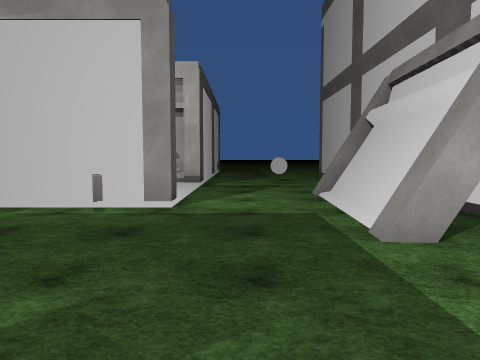
view 1 (above)

24 first-person views from a walk through a 3-D level made in the Unity game engine. The camera is 1.5 m above the floor, tilts 4° down and sees 70° across. The floor is counted in squares, 2 m on a side. Each view is taken from the middle of a square. On the plan, view 1 faces up. The plan holds only what a view shows up to about 11 squares ahead; the rest is blank. The place goes on beyond the plan. The player is left out. Surface patterns are stand-ins for the level's own textures.

view 2
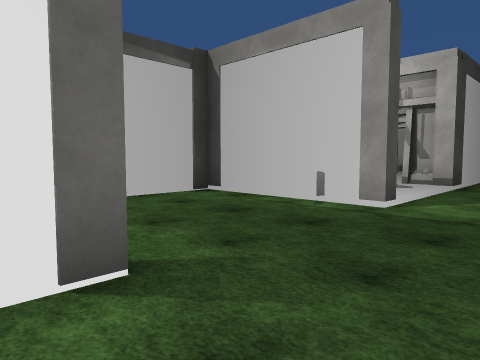

view 3
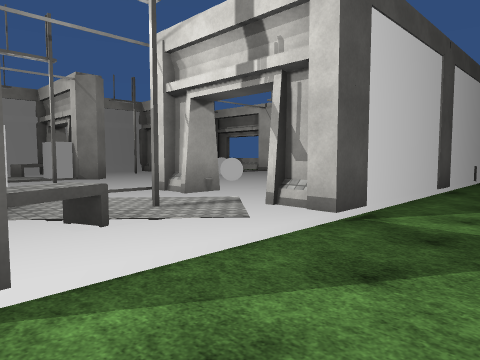

view 4
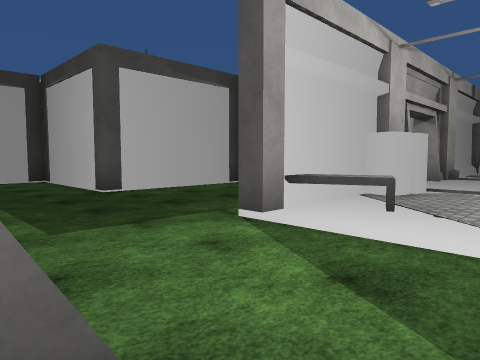

view 5
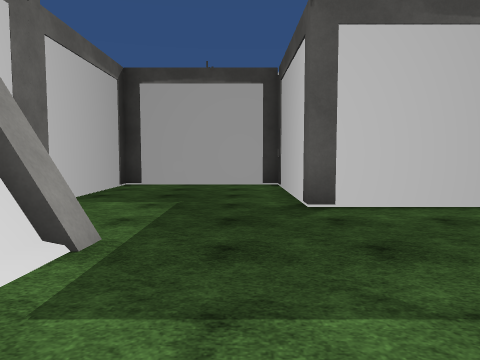

view 6
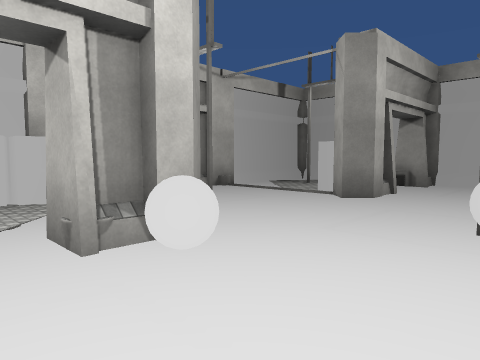

view 7
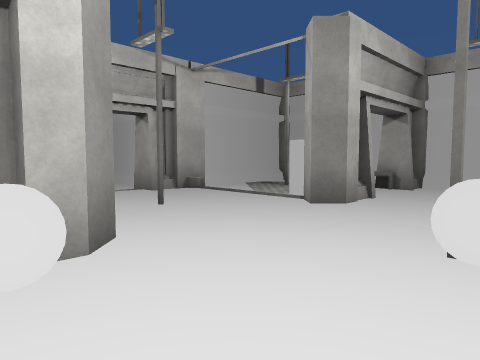

view 8
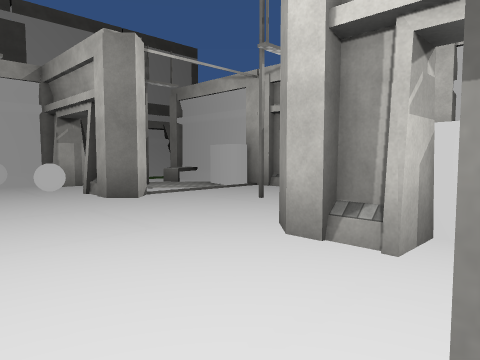

view 9
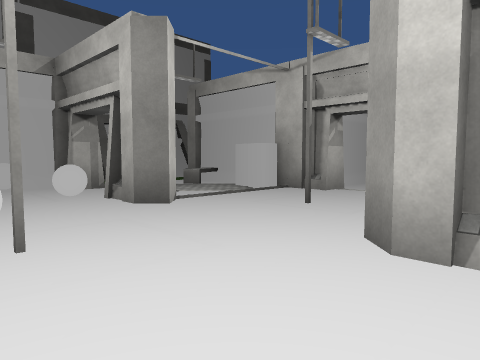

view 10
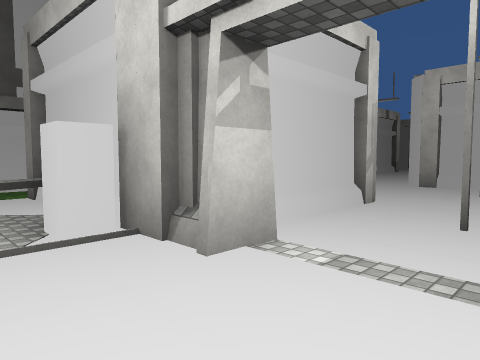

view 11
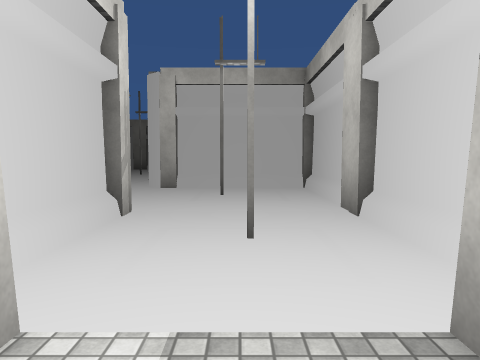

view 12
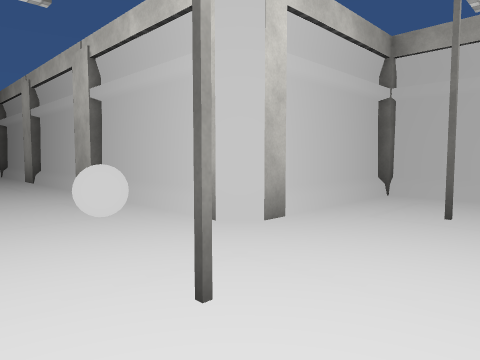

view 13
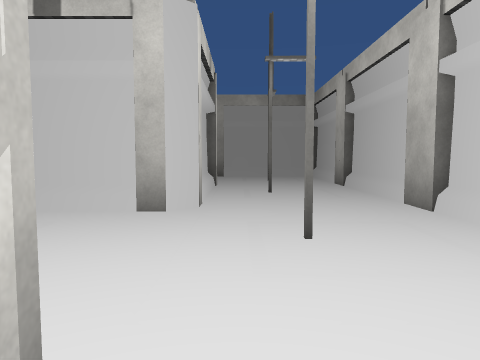

view 14
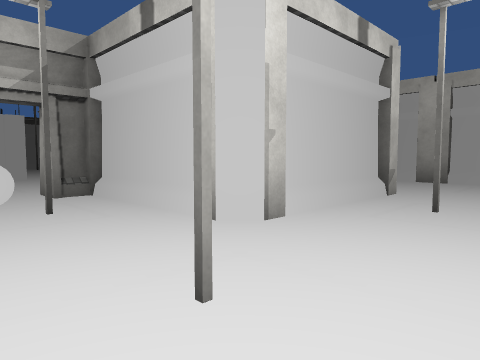

view 15
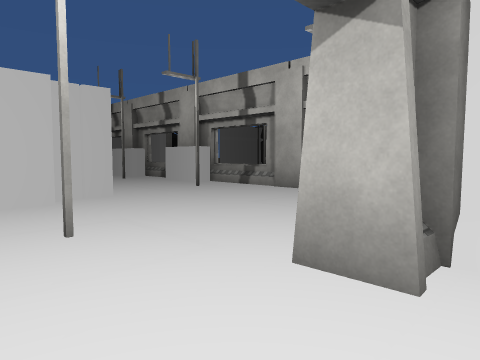

view 16
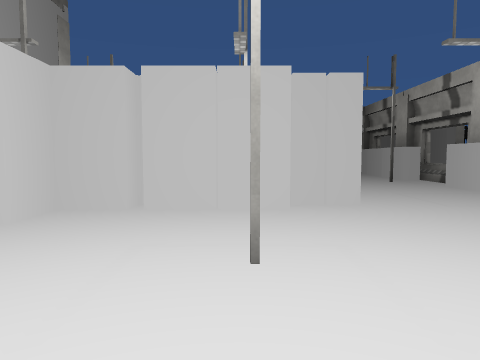

view 17
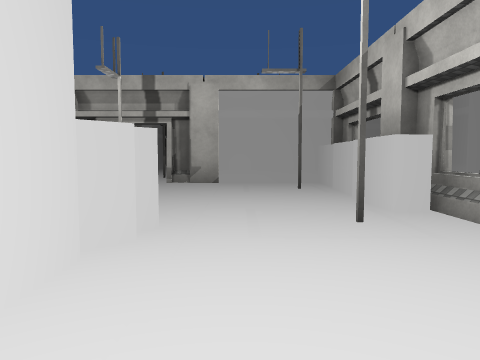

view 18
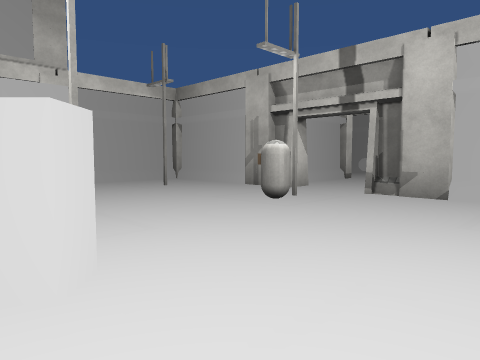

view 19
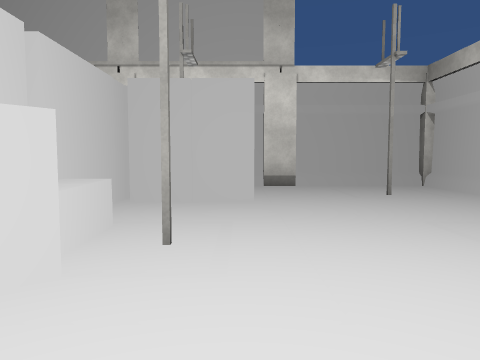

view 20
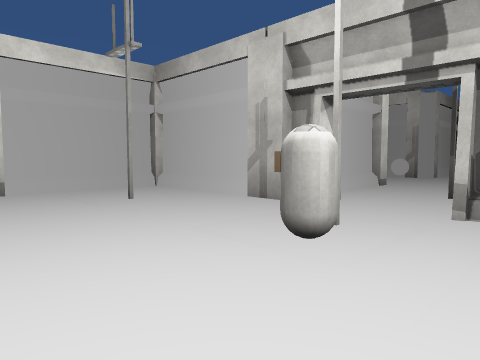

view 21
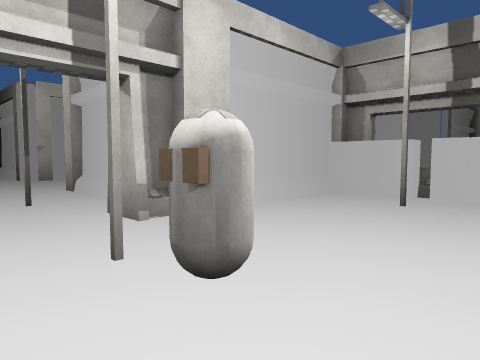

view 22
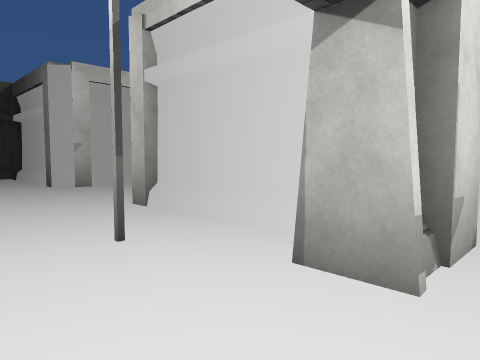

view 23
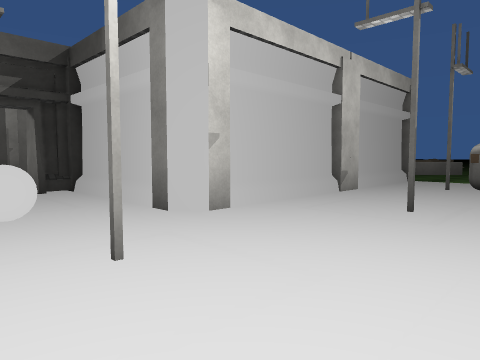

view 24
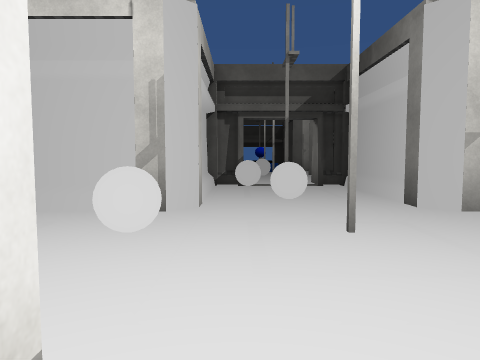

### Floor plan
Key: @ floor where view 1 was taken; # wall or solid block; . main floor; : floor 0.25 m higher than the main floor; / step, stairs or slope; ^ raised ledge; O other object.
Columns run from 12 left of view 1 to 30 right of it. Each row starts with its distance up from view 1.
 12  ::::OO::: #.
 11  #:::::::OO#...
 10 :::O::::O::#.O.
  9 #:#OO::OO:#O...O
  8 OOOO::::: :/...
  7  #:::#::: :/..O
  6 :::::::OOOO/..#
  5 ### #:#O###O..##
  4     ...#......##
  3    #.#.#......O
  2    #...#.......
  1    O...O###O...O          #O###
  0    #.......#@..#          .....#
 -1    #.#...#.#...#          ...#.#      .#
 -2    #.......#...#   OO  OOOO....#     ..#
 -3    O###O.O.O##OO ...O   O......  ## .O.O###
 -4        #....  . ....O   O......#.........O.
 -5        #.#...O...#..O   OO..OO...#...#.O...
 -6        #.......#....O    O.....#...........
 -7        O...O###O.....OOOOO....O ### ...O###
 -8        #...##    ..............#    ...#
 -9        #.#.#      ...#...#.....#    .#.#
-10        #...#      ....OO..OOOOO#    ...#
-11        O...         ^^#  ^#  O      ...O
-12        #....                        ...#
-13        #.#..                        OO.#
-14           ...                        ..#
-15           #O#                  O#    ..O
-16                                      .^^

Positions as (right, up) in squares from view 1, and headings:
1: (0, 0), facing up
2: (1, 0), facing up-left
3: (1, 5), facing up-left
4: (2, 8), facing down-left
5: (0, 6), facing down
6: (-3, 12), facing down-left
7: (-4, 12), facing down-left
8: (-11, 12), facing down-right
9: (-10, 12), facing down-right
10: (-8, 7), facing down-right
11: (-7, 6), facing down
12: (-2, 0), facing down-left
13: (-2, -2), facing down
14: (-4, -4), facing down-right
15: (2, -4), facing down-right
16: (3, -5), facing right
17: (9, -8), facing right
18: (12, -9), facing up-right
19: (14, -8), facing up
20: (14, -7), facing up-right
21: (15, -4), facing down-right
22: (18, -4), facing down-right
23: (23, -4), facing down-right
24: (22, -4), facing right
